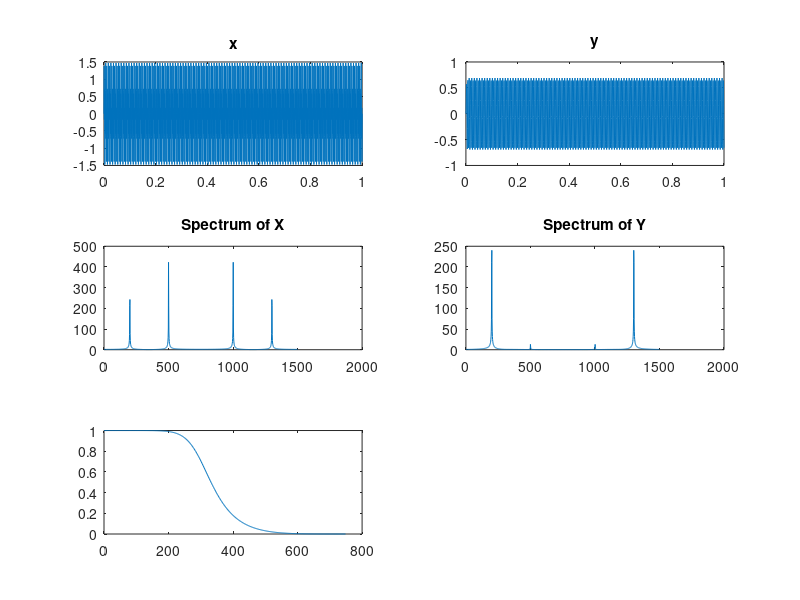

This chart was generated by the following MATLAB code:
%write a program to remove the higher frequency in x
%x = 0.7*sin(2*pi*200*t)+ sin(2*pi*500*t);
%plot the spectrum of the signal before and after being filtered

%plot the frequency respone of the filter

Fs = 1500;
Ts = 1/Fs;
n = 0:Ts:1;
x = 0.7*sin(2*pi*200*n)+ sin(2*pi*500*n);
subplot(3,2,1);
plot(n,x);
title('x');
%pho cua x
subplot(3,2,3);
N_fft = 1024;
f_axis = linspace(0,Fs,N_fft);
X = fft(x, N_fft);
plot(f_axis, abs(X));
title('Spectrum of X');

%ham truyen bo loc
Fc = 300;
fc = Fc / (Fs / 2);
n_filter = 4;
[b, a] = butter(n_filter, fc, 'low');
y = filter(b,a,x); 
subplot(3,2,2);
plot(n,y);
title('y');

%pho cua y
subplot(3,2,4);
N_fft = 1024;
f_axis = linspace(0,Fs,N_fft);
Y = fft(y, N_fft);
plot(f_axis, abs(Y));
title('Spectrum of Y');

[H, w] = freqz(b,a);
subplot(3,2,5);
plot(w/pi*Fs/2, abs(H));